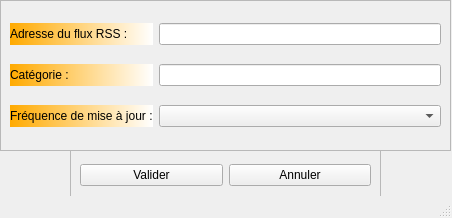
<?xml version="1.0" encoding="UTF-8"?>
<ui version="4.0">
 <class>AddRssWindow</class>
 <widget class="QMainWindow" name="AddRssWindow">
  <property name="geometry">
   <rect>
    <x>0</x>
    <y>0</y>
    <width>452</width>
    <height>218</height>
   </rect>
  </property>
  <property name="windowTitle">
   <string>Nouveau Flux RSS</string>
  </property>
  <widget class="QWidget" name="centralwidget">
   <widget class="QFrame" name="frame">
    <property name="geometry">
     <rect>
      <x>0</x>
      <y>0</y>
      <width>451</width>
      <height>151</height>
     </rect>
    </property>
    <property name="frameShape">
     <enum>QFrame::StyledPanel</enum>
    </property>
    <property name="frameShadow">
     <enum>QFrame::Raised</enum>
    </property>
    <layout class="QGridLayout" name="gridLayout">
     <item row="0" column="0">
      <widget class="QLabel" name="label">
       <property name="styleSheet">
        <string notr="true">font: 10pt &quot;MS Shell Dlg 2&quot;;
background-color: qlineargradient(spread:pad, x1:0, y1:0, x2:1, y2:0, stop:0 rgba(255, 170, 0, 255), stop:1 rgba(255, 255, 255, 255));</string>
       </property>
       <property name="text">
        <string>Adresse du flux RSS : </string>
       </property>
      </widget>
     </item>
     <item row="0" column="1">
      <widget class="QLineEdit" name="rss_adress_lineEdit"/>
     </item>
     <item row="1" column="0">
      <widget class="QLabel" name="label_3">
       <property name="styleSheet">
        <string notr="true">font: 10pt &quot;MS Shell Dlg 2&quot;;
background-color: qlineargradient(spread:pad, x1:0, y1:0, x2:1, y2:0, stop:0 rgba(255, 170, 0, 255), stop:1 rgba(255, 255, 255, 255));</string>
       </property>
       <property name="text">
        <string>Catégorie :</string>
       </property>
      </widget>
     </item>
     <item row="1" column="1">
      <widget class="QLineEdit" name="category_lineEdit"/>
     </item>
     <item row="2" column="0">
      <widget class="QLabel" name="label_2">
       <property name="styleSheet">
        <string notr="true">font: 10pt &quot;MS Shell Dlg 2&quot;;
background-color: qlineargradient(spread:pad, x1:0, y1:0, x2:1, y2:0, stop:0 rgba(255, 170, 0, 255), stop:1 rgba(255, 255, 255, 255));</string>
       </property>
       <property name="text">
        <string>Fréquence de mise à jour :</string>
       </property>
      </widget>
     </item>
     <item row="2" column="1">
      <widget class="QComboBox" name="update_frequency_comboBox"/>
     </item>
    </layout>
   </widget>
   <widget class="QFrame" name="frame_2">
    <property name="geometry">
     <rect>
      <x>70</x>
      <y>150</y>
      <width>311</width>
      <height>51</height>
     </rect>
    </property>
    <property name="styleSheet">
     <string notr="true">font: 9pt &quot;MS Shell Dlg 2&quot;;</string>
    </property>
    <property name="frameShape">
     <enum>QFrame::StyledPanel</enum>
    </property>
    <property name="frameShadow">
     <enum>QFrame::Raised</enum>
    </property>
    <layout class="QGridLayout" name="gridLayout_2">
     <item row="0" column="0">
      <widget class="QPushButton" name="btn_submit_add">
       <property name="text">
        <string>Valider</string>
       </property>
      </widget>
     </item>
     <item row="0" column="1">
      <widget class="QPushButton" name="btn_cancel_add">
       <property name="text">
        <string>Annuler</string>
       </property>
      </widget>
     </item>
    </layout>
   </widget>
  </widget>
  <widget class="QStatusBar" name="statusbar"/>
 </widget>
 <resources/>
 <connections/>
</ui>
